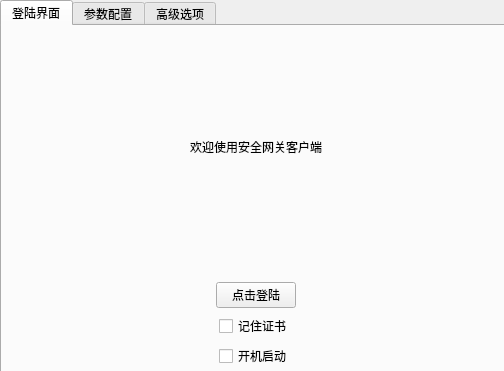
<?xml version="1.0" encoding="UTF-8"?>
<ui version="4.0">
 <class>MainWindow</class>
 <widget class="QMainWindow" name="MainWindow">
  <property name="geometry">
   <rect>
    <x>0</x>
    <y>0</y>
    <width>504</width>
    <height>371</height>
   </rect>
  </property>
  <property name="windowTitle">
   <string>安全网关客户端</string>
  </property>
  <property name="styleSheet">
   <string notr="true">background-image: url(:/test1.jpg);</string>
  </property>
  <widget class="QWidget" name="centralWidget">
   <widget class="QStackedWidget" name="stackedWidget">
    <property name="geometry">
     <rect>
      <x>0</x>
      <y>0</y>
      <width>511</width>
      <height>371</height>
     </rect>
    </property>
    <property name="currentIndex">
     <number>0</number>
    </property>
    <widget class="QWidget" name="page">
     <widget class="QTabWidget" name="tabWidget">
      <property name="geometry">
       <rect>
        <x>0</x>
        <y>0</y>
        <width>511</width>
        <height>381</height>
       </rect>
      </property>
      <property name="styleSheet">
       <string notr="true"/>
      </property>
      <property name="currentIndex">
       <number>0</number>
      </property>
      <property name="iconSize">
       <size>
        <width>32</width>
        <height>32</height>
       </size>
      </property>
      <widget class="QWidget" name="tab">
       <attribute name="icon">
        <iconset resource="image/resource.qrc">
         <normaloff>:/login.png</normaloff>:/login.png</iconset>
       </attribute>
       <attribute name="title">
        <string>登陆界面</string>
       </attribute>
       <layout class="QGridLayout" name="gridLayout_10">
        <item row="4" column="0">
         <layout class="QHBoxLayout" name="horizontalLayout_5">
          <item>
           <spacer name="horizontalSpacer_11">
            <property name="orientation">
             <enum>Qt::Horizontal</enum>
            </property>
            <property name="sizeHint" stdset="0">
             <size>
              <width>40</width>
              <height>20</height>
             </size>
            </property>
           </spacer>
          </item>
          <item>
           <widget class="QCheckBox" name="check_autoRun">
            <property name="text">
             <string>开机启动</string>
            </property>
           </widget>
          </item>
          <item>
           <spacer name="horizontalSpacer_12">
            <property name="orientation">
             <enum>Qt::Horizontal</enum>
            </property>
            <property name="sizeHint" stdset="0">
             <size>
              <width>40</width>
              <height>20</height>
             </size>
            </property>
           </spacer>
          </item>
         </layout>
        </item>
        <item row="3" column="0">
         <layout class="QHBoxLayout" name="horizontalLayout_4">
          <item>
           <spacer name="horizontalSpacer_9">
            <property name="orientation">
             <enum>Qt::Horizontal</enum>
            </property>
            <property name="sizeHint" stdset="0">
             <size>
              <width>40</width>
              <height>20</height>
             </size>
            </property>
           </spacer>
          </item>
          <item>
           <widget class="QCheckBox" name="checkBox_thumb">
            <property name="text">
             <string>记住证书</string>
            </property>
           </widget>
          </item>
          <item>
           <spacer name="horizontalSpacer_10">
            <property name="orientation">
             <enum>Qt::Horizontal</enum>
            </property>
            <property name="sizeHint" stdset="0">
             <size>
              <width>40</width>
              <height>20</height>
             </size>
            </property>
           </spacer>
          </item>
         </layout>
        </item>
        <item row="2" column="0">
         <layout class="QHBoxLayout" name="horizontalLayout_3">
          <item>
           <spacer name="horizontalSpacer_7">
            <property name="orientation">
             <enum>Qt::Horizontal</enum>
            </property>
            <property name="sizeHint" stdset="0">
             <size>
              <width>40</width>
              <height>20</height>
             </size>
            </property>
           </spacer>
          </item>
          <item>
           <widget class="QPushButton" name="pushButton_Login">
            <property name="text">
             <string>点击登陆</string>
            </property>
            <property name="icon">
             <iconset resource="image/resource.qrc">
              <normaloff>:/login.png</normaloff>:/login.png</iconset>
            </property>
            <property name="iconSize">
             <size>
              <width>32</width>
              <height>32</height>
             </size>
            </property>
           </widget>
          </item>
          <item>
           <spacer name="horizontalSpacer_8">
            <property name="orientation">
             <enum>Qt::Horizontal</enum>
            </property>
            <property name="sizeHint" stdset="0">
             <size>
              <width>40</width>
              <height>20</height>
             </size>
            </property>
           </spacer>
          </item>
         </layout>
        </item>
        <item row="0" column="0">
         <layout class="QGridLayout" name="gridLayout_8">
          <item row="1" column="0">
           <spacer name="horizontalSpacer_18">
            <property name="orientation">
             <enum>Qt::Horizontal</enum>
            </property>
            <property name="sizeHint" stdset="0">
             <size>
              <width>40</width>
              <height>20</height>
             </size>
            </property>
           </spacer>
          </item>
          <item row="1" column="1">
           <widget class="QLabel" name="label">
            <property name="styleSheet">
             <string notr="true">font: 75 12pt &quot;微软雅黑&quot;;</string>
            </property>
            <property name="text">
             <string>欢迎使用安全网关客户端</string>
            </property>
           </widget>
          </item>
          <item row="1" column="2">
           <spacer name="horizontalSpacer_19">
            <property name="orientation">
             <enum>Qt::Horizontal</enum>
            </property>
            <property name="sizeHint" stdset="0">
             <size>
              <width>40</width>
              <height>20</height>
             </size>
            </property>
           </spacer>
          </item>
          <item row="0" column="1">
           <spacer name="verticalSpacer_3">
            <property name="orientation">
             <enum>Qt::Vertical</enum>
            </property>
            <property name="sizeHint" stdset="0">
             <size>
              <width>20</width>
              <height>40</height>
             </size>
            </property>
           </spacer>
          </item>
         </layout>
        </item>
        <item row="1" column="0">
         <spacer name="verticalSpacer_4">
          <property name="orientation">
           <enum>Qt::Vertical</enum>
          </property>
          <property name="sizeHint" stdset="0">
           <size>
            <width>20</width>
            <height>40</height>
           </size>
          </property>
         </spacer>
        </item>
       </layout>
      </widget>
      <widget class="QWidget" name="tab_2">
       <attribute name="icon">
        <iconset resource="image/resource.qrc">
         <normaloff>:/config.png</normaloff>:/config.png</iconset>
       </attribute>
       <attribute name="title">
        <string>参数配置</string>
       </attribute>
       <layout class="QGridLayout" name="gridLayout_3">
        <item row="0" column="0">
         <widget class="QGroupBox" name="groupBox">
          <property name="title">
           <string/>
          </property>
          <layout class="QGridLayout" name="gridLayout_5">
           <item row="0" column="0">
            <widget class="QLabel" name="label_2">
             <property name="text">
              <string>协议类型:</string>
             </property>
            </widget>
           </item>
           <item row="0" column="1">
            <widget class="QComboBox" name="ProtoBox">
             <item>
              <property name="text">
               <string>tcp</string>
              </property>
             </item>
             <item>
              <property name="text">
               <string>udp</string>
              </property>
             </item>
            </widget>
           </item>
           <item row="1" column="0">
            <widget class="QLabel" name="label_3">
             <property name="text">
              <string>认证方式:</string>
             </property>
            </widget>
           </item>
           <item row="1" column="1">
            <widget class="QComboBox" name="comboBox_2">
             <item>
              <property name="text">
               <string>数字证书认证</string>
              </property>
             </item>
            </widget>
           </item>
          </layout>
         </widget>
        </item>
        <item row="1" column="0">
         <widget class="QGroupBox" name="groupBox_2">
          <property name="title">
           <string>VPN 服务器设置</string>
          </property>
          <layout class="QGridLayout" name="gridLayout_4">
           <item row="0" column="0">
            <widget class="QLabel" name="label_4">
             <property name="text">
              <string>服务器IP或域名:</string>
             </property>
            </widget>
           </item>
           <item row="0" column="1" colspan="2">
            <widget class="QLineEdit" name="lineEdit_server_ip"/>
           </item>
           <item row="1" column="0">
            <widget class="QLabel" name="label_5">
             <property name="text">
              <string>服务器端口:</string>
             </property>
            </widget>
           </item>
           <item row="1" column="1">
            <widget class="QLineEdit" name="lineEdit_server_port"/>
           </item>
           <item row="1" column="2" rowspan="2">
            <widget class="QPushButton" name="pushButton_Test">
             <property name="text">
              <string>测试连接</string>
             </property>
            </widget>
           </item>
           <item row="2" column="0">
            <widget class="QLabel" name="label_6">
             <property name="text">
              <string>策略端口:</string>
             </property>
            </widget>
           </item>
           <item row="2" column="1">
            <widget class="QLineEdit" name="lineEdit_strategy_port"/>
           </item>
          </layout>
         </widget>
        </item>
        <item row="2" column="0">
         <layout class="QHBoxLayout" name="horizontalLayout">
          <item>
           <spacer name="horizontalSpacer">
            <property name="orientation">
             <enum>Qt::Horizontal</enum>
            </property>
            <property name="sizeHint" stdset="0">
             <size>
              <width>40</width>
              <height>20</height>
             </size>
            </property>
           </spacer>
          </item>
          <item>
           <widget class="QPushButton" name="pushButton_ConfigApply">
            <property name="text">
             <string>应用</string>
            </property>
           </widget>
          </item>
          <item>
           <spacer name="horizontalSpacer_3">
            <property name="orientation">
             <enum>Qt::Horizontal</enum>
            </property>
            <property name="sizeHint" stdset="0">
             <size>
              <width>40</width>
              <height>20</height>
             </size>
            </property>
           </spacer>
          </item>
          <item>
           <widget class="QPushButton" name="pushButton_ConfigCancel">
            <property name="text">
             <string>恢复</string>
            </property>
           </widget>
          </item>
          <item>
           <spacer name="horizontalSpacer_2">
            <property name="orientation">
             <enum>Qt::Horizontal</enum>
            </property>
            <property name="sizeHint" stdset="0">
             <size>
              <width>40</width>
              <height>20</height>
             </size>
            </property>
           </spacer>
          </item>
         </layout>
        </item>
       </layout>
      </widget>
      <widget class="QWidget" name="tab_3">
       <attribute name="icon">
        <iconset resource="image/resource.qrc">
         <normaloff>:/advance.png</normaloff>:/advance.png</iconset>
       </attribute>
       <attribute name="title">
        <string>高级选项</string>
       </attribute>
       <widget class="QTabWidget" name="tabWidget_2">
        <property name="geometry">
         <rect>
          <x>0</x>
          <y>0</y>
          <width>501</width>
          <height>331</height>
         </rect>
        </property>
        <property name="currentIndex">
         <number>0</number>
        </property>
        <widget class="QWidget" name="tab_4">
         <attribute name="title">
          <string>浏览器代理</string>
         </attribute>
         <layout class="QGridLayout" name="gridLayout_6">
          <item row="1" column="0">
           <layout class="QHBoxLayout" name="horizontalLayout_2">
            <item>
             <spacer name="horizontalSpacer_4">
              <property name="orientation">
               <enum>Qt::Horizontal</enum>
              </property>
              <property name="sizeHint" stdset="0">
               <size>
                <width>40</width>
                <height>20</height>
               </size>
              </property>
             </spacer>
            </item>
            <item>
             <widget class="QPushButton" name="pushButton_ProxyApply">
              <property name="text">
               <string>确定</string>
              </property>
             </widget>
            </item>
            <item>
             <spacer name="horizontalSpacer_5">
              <property name="orientation">
               <enum>Qt::Horizontal</enum>
              </property>
              <property name="sizeHint" stdset="0">
               <size>
                <width>40</width>
                <height>20</height>
               </size>
              </property>
             </spacer>
            </item>
            <item>
             <widget class="QPushButton" name="pushButton_ProxyCancel">
              <property name="text">
               <string>恢复</string>
              </property>
             </widget>
            </item>
            <item>
             <spacer name="horizontalSpacer_6">
              <property name="orientation">
               <enum>Qt::Horizontal</enum>
              </property>
              <property name="sizeHint" stdset="0">
               <size>
                <width>40</width>
                <height>20</height>
               </size>
              </property>
             </spacer>
            </item>
           </layout>
          </item>
          <item row="0" column="0">
           <widget class="QGroupBox" name="groupBox_3">
            <property name="title">
             <string>代理服务器设置</string>
            </property>
            <layout class="QGridLayout" name="gridLayout_2">
             <item row="0" column="0">
              <widget class="QLabel" name="label_8">
               <property name="text">
                <string>服务器IP:</string>
               </property>
              </widget>
             </item>
             <item row="0" column="1">
              <widget class="QLineEdit" name="proxy_ip"/>
             </item>
             <item row="1" column="0" colspan="2">
              <layout class="QHBoxLayout" name="horizontalLayout_9">
               <item>
                <widget class="QLabel" name="label_9">
                 <property name="text">
                  <string>服务器端口:</string>
                 </property>
                </widget>
               </item>
               <item>
                <widget class="QLineEdit" name="proxy_port"/>
               </item>
               <item>
                <spacer name="horizontalSpacer_20">
                 <property name="orientation">
                  <enum>Qt::Horizontal</enum>
                 </property>
                 <property name="sizeHint" stdset="0">
                  <size>
                   <width>40</width>
                   <height>20</height>
                  </size>
                 </property>
                </spacer>
               </item>
              </layout>
             </item>
             <item row="2" column="0" colspan="2">
              <widget class="QCheckBox" name="check_proxy">
               <property name="text">
                <string>连接成功后自动修改IE设置</string>
               </property>
              </widget>
             </item>
             <item row="2" column="2">
              <widget class="QFrame" name="frame_2">
               <property name="frameShape">
                <enum>QFrame::StyledPanel</enum>
               </property>
               <property name="frameShadow">
                <enum>QFrame::Raised</enum>
               </property>
              </widget>
             </item>
            </layout>
           </widget>
          </item>
         </layout>
        </widget>
        <widget class="QWidget" name="tab_5">
         <attribute name="title">
          <string>版本信息</string>
         </attribute>
         <layout class="QGridLayout" name="gridLayout_7">
          <item row="0" column="1">
           <spacer name="verticalSpacer">
            <property name="orientation">
             <enum>Qt::Vertical</enum>
            </property>
            <property name="sizeHint" stdset="0">
             <size>
              <width>20</width>
              <height>40</height>
             </size>
            </property>
           </spacer>
          </item>
          <item row="1" column="1">
           <widget class="QLabel" name="label_7">
            <property name="styleSheet">
             <string notr="true">font: 75 12pt &quot;黑体&quot;;</string>
            </property>
            <property name="text">
             <string>安全网关客户端 Ver2.1.1</string>
            </property>
           </widget>
          </item>
          <item row="3" column="1">
           <spacer name="horizontalSpacer_21">
            <property name="orientation">
             <enum>Qt::Horizontal</enum>
            </property>
            <property name="sizeHint" stdset="0">
             <size>
              <width>40</width>
              <height>20</height>
             </size>
            </property>
           </spacer>
          </item>
          <item row="1" column="2">
           <spacer name="horizontalSpacer_17">
            <property name="orientation">
             <enum>Qt::Horizontal</enum>
            </property>
            <property name="sizeHint" stdset="0">
             <size>
              <width>40</width>
              <height>20</height>
             </size>
            </property>
           </spacer>
          </item>
          <item row="1" column="0">
           <spacer name="horizontalSpacer_16">
            <property name="orientation">
             <enum>Qt::Horizontal</enum>
            </property>
            <property name="sizeHint" stdset="0">
             <size>
              <width>40</width>
              <height>20</height>
             </size>
            </property>
           </spacer>
          </item>
          <item row="2" column="1">
           <spacer name="verticalSpacer_2">
            <property name="orientation">
             <enum>Qt::Vertical</enum>
            </property>
            <property name="sizeHint" stdset="0">
             <size>
              <width>20</width>
              <height>40</height>
             </size>
            </property>
           </spacer>
          </item>
         </layout>
        </widget>
       </widget>
      </widget>
     </widget>
    </widget>
    <widget class="QWidget" name="page_2">
     <layout class="QVBoxLayout" name="verticalLayout_2">
      <item>
       <widget class="QToolBox" name="toolBox">
        <property name="styleSheet">
         <string notr="true">background-color: qlineargradient(spread:pad, x1:0.403, y1:0.506, x2:1, y2:1, stop:0 rgba(0, 170, 255, 255), stop:1 rgba(255, 255, 255, 255));</string>
        </property>
        <property name="currentIndex">
         <number>1</number>
        </property>
        <widget class="QWidget" name="page_3">
         <property name="geometry">
          <rect>
           <x>0</x>
           <y>0</y>
           <width>180</width>
           <height>100</height>
          </rect>
         </property>
         <attribute name="label">
          <string>连接状态</string>
         </attribute>
         <layout class="QGridLayout" name="gridLayout">
          <item row="0" column="0">
           <widget class="QLabel" name="label_10">
            <property name="text">
             <string>连接状态：</string>
            </property>
           </widget>
          </item>
          <item row="0" column="1">
           <widget class="QLabel" name="label_stat">
            <property name="text">
             <string>未连接</string>
            </property>
           </widget>
          </item>
          <item row="1" column="0">
           <widget class="QLabel" name="label_11">
            <property name="text">
             <string>起始时间：</string>
            </property>
           </widget>
          </item>
          <item row="1" column="1">
           <widget class="QLabel" name="label_time">
            <property name="text">
             <string>00：00：00</string>
            </property>
           </widget>
          </item>
          <item row="2" column="0">
           <widget class="QLabel" name="label_12">
            <property name="text">
             <string>虚拟地址：</string>
            </property>
           </widget>
          </item>
          <item row="2" column="1">
           <widget class="QLabel" name="label_addr">
            <property name="text">
             <string>-:-:-:-</string>
            </property>
            <property name="textFormat">
             <enum>Qt::AutoText</enum>
            </property>
            <property name="scaledContents">
             <bool>true</bool>
            </property>
            <property name="alignment">
             <set>Qt::AlignLeading|Qt::AlignLeft|Qt::AlignTop</set>
            </property>
           </widget>
          </item>
          <item row="3" column="0">
           <widget class="QLabel" name="label_13">
            <property name="text">
             <string>可用网段及掩码：</string>
            </property>
           </widget>
          </item>
          <item row="3" column="1" rowspan="2">
           <widget class="QLabel" name="label_mask">
            <property name="text">
             <string/>
            </property>
            <property name="alignment">
             <set>Qt::AlignLeading|Qt::AlignLeft|Qt::AlignTop</set>
            </property>
           </widget>
          </item>
          <item row="4" column="0">
           <widget class="QFrame" name="frame">
            <property name="frameShape">
             <enum>QFrame::StyledPanel</enum>
            </property>
            <property name="frameShadow">
             <enum>QFrame::Raised</enum>
            </property>
           </widget>
          </item>
         </layout>
        </widget>
        <widget class="QWidget" name="page_4">
         <property name="geometry">
          <rect>
           <x>0</x>
           <y>0</y>
           <width>65</width>
           <height>16</height>
          </rect>
         </property>
         <attribute name="label">
          <string>动态信息</string>
         </attribute>
         <widget class="QTextBrowser" name="textBrowser">
          <property name="geometry">
           <rect>
            <x>0</x>
            <y>0</y>
            <width>491</width>
            <height>241</height>
           </rect>
          </property>
         </widget>
        </widget>
        <widget class="QWidget" name="page_5">
         <property name="geometry">
          <rect>
           <x>0</x>
           <y>0</y>
           <width>102</width>
           <height>112</height>
          </rect>
         </property>
         <attribute name="label">
          <string>当前配置</string>
         </attribute>
         <layout class="QGridLayout" name="gridLayout_9">
          <item row="0" column="0">
           <widget class="QLabel" name="label_14">
            <property name="text">
             <string>协议类型：</string>
            </property>
           </widget>
          </item>
          <item row="0" column="1">
           <widget class="QLabel" name="label_19">
            <property name="text">
             <string/>
            </property>
           </widget>
          </item>
          <item row="1" column="0">
           <widget class="QLabel" name="label_15">
            <property name="text">
             <string>认证方式：</string>
            </property>
           </widget>
          </item>
          <item row="1" column="1">
           <widget class="QLabel" name="label_20">
            <property name="text">
             <string/>
            </property>
           </widget>
          </item>
          <item row="2" column="0">
           <widget class="QLabel" name="label_16">
            <property name="text">
             <string>服务器地址：</string>
            </property>
           </widget>
          </item>
          <item row="2" column="1">
           <widget class="QLabel" name="label_21">
            <property name="text">
             <string/>
            </property>
           </widget>
          </item>
          <item row="3" column="0">
           <widget class="QLabel" name="label_17">
            <property name="text">
             <string>服务端口：</string>
            </property>
           </widget>
          </item>
          <item row="3" column="1">
           <widget class="QLabel" name="label_22">
            <property name="text">
             <string/>
            </property>
           </widget>
          </item>
          <item row="4" column="0">
           <widget class="QLabel" name="label_18">
            <property name="text">
             <string>策略端口：</string>
            </property>
           </widget>
          </item>
          <item row="4" column="1">
           <widget class="QLabel" name="label_23">
            <property name="text">
             <string/>
            </property>
           </widget>
          </item>
         </layout>
        </widget>
       </widget>
      </item>
      <item>
       <layout class="QHBoxLayout" name="horizontalLayout_6">
        <item>
         <spacer name="horizontalSpacer_14">
          <property name="orientation">
           <enum>Qt::Horizontal</enum>
          </property>
          <property name="sizeHint" stdset="0">
           <size>
            <width>40</width>
            <height>20</height>
           </size>
          </property>
         </spacer>
        </item>
        <item>
         <widget class="QPushButton" name="pushButton_back">
          <property name="text">
           <string>返回</string>
          </property>
          <property name="icon">
           <iconset resource="image/resource.qrc">
            <normaloff>:/back.png</normaloff>:/back.png</iconset>
          </property>
         </widget>
        </item>
        <item>
         <spacer name="horizontalSpacer_13">
          <property name="orientation">
           <enum>Qt::Horizontal</enum>
          </property>
          <property name="sizeHint" stdset="0">
           <size>
            <width>40</width>
            <height>20</height>
           </size>
          </property>
         </spacer>
        </item>
        <item>
         <widget class="QPushButton" name="pushButton_disconnection">
          <property name="text">
           <string>断开连接</string>
          </property>
          <property name="icon">
           <iconset resource="image/resource.qrc">
            <normaloff>:/stop.ico</normaloff>:/stop.ico</iconset>
          </property>
         </widget>
        </item>
        <item>
         <spacer name="horizontalSpacer_15">
          <property name="orientation">
           <enum>Qt::Horizontal</enum>
          </property>
          <property name="sizeHint" stdset="0">
           <size>
            <width>40</width>
            <height>20</height>
           </size>
          </property>
         </spacer>
        </item>
       </layout>
      </item>
     </layout>
    </widget>
   </widget>
  </widget>
 </widget>
 <layoutdefault spacing="6" margin="11"/>
 <resources>
  <include location="image/resource.qrc"/>
 </resources>
 <connections/>
</ui>
